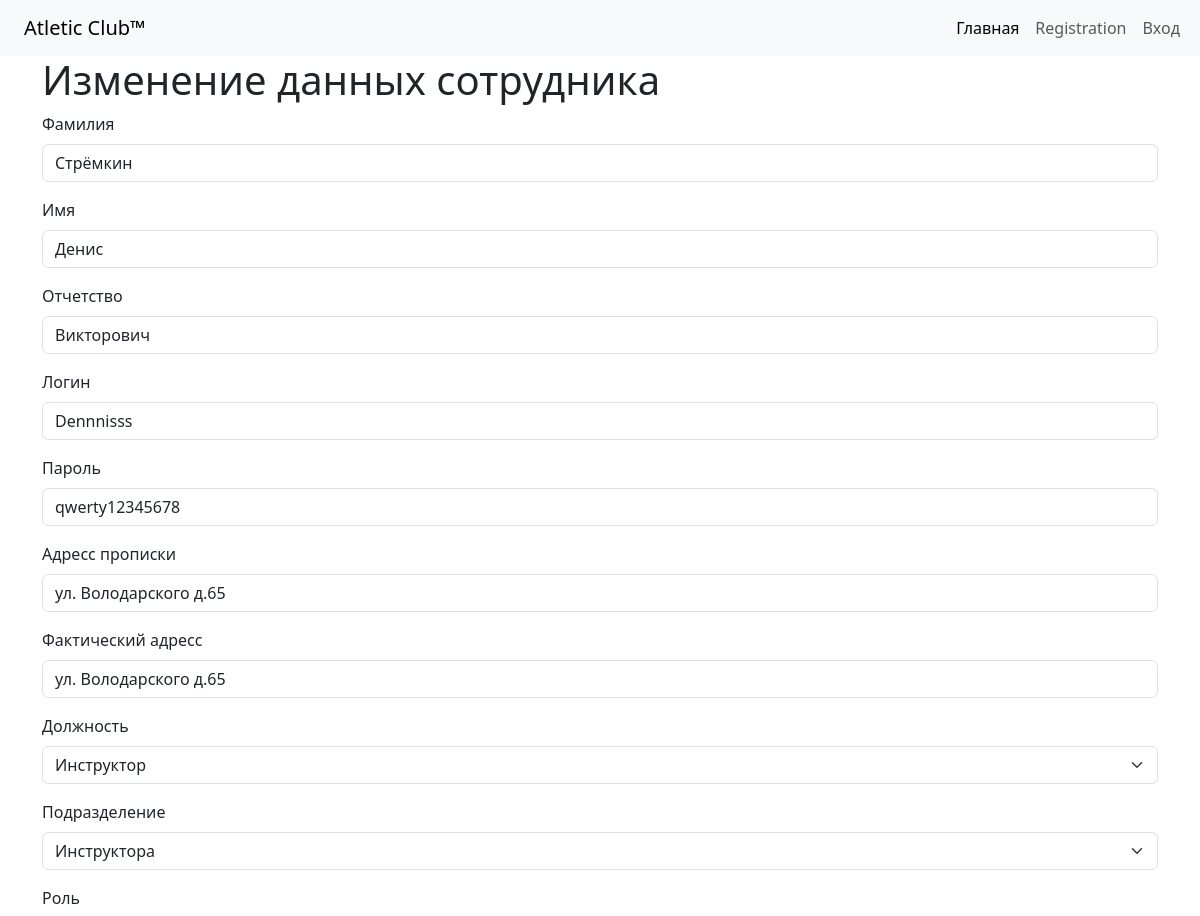
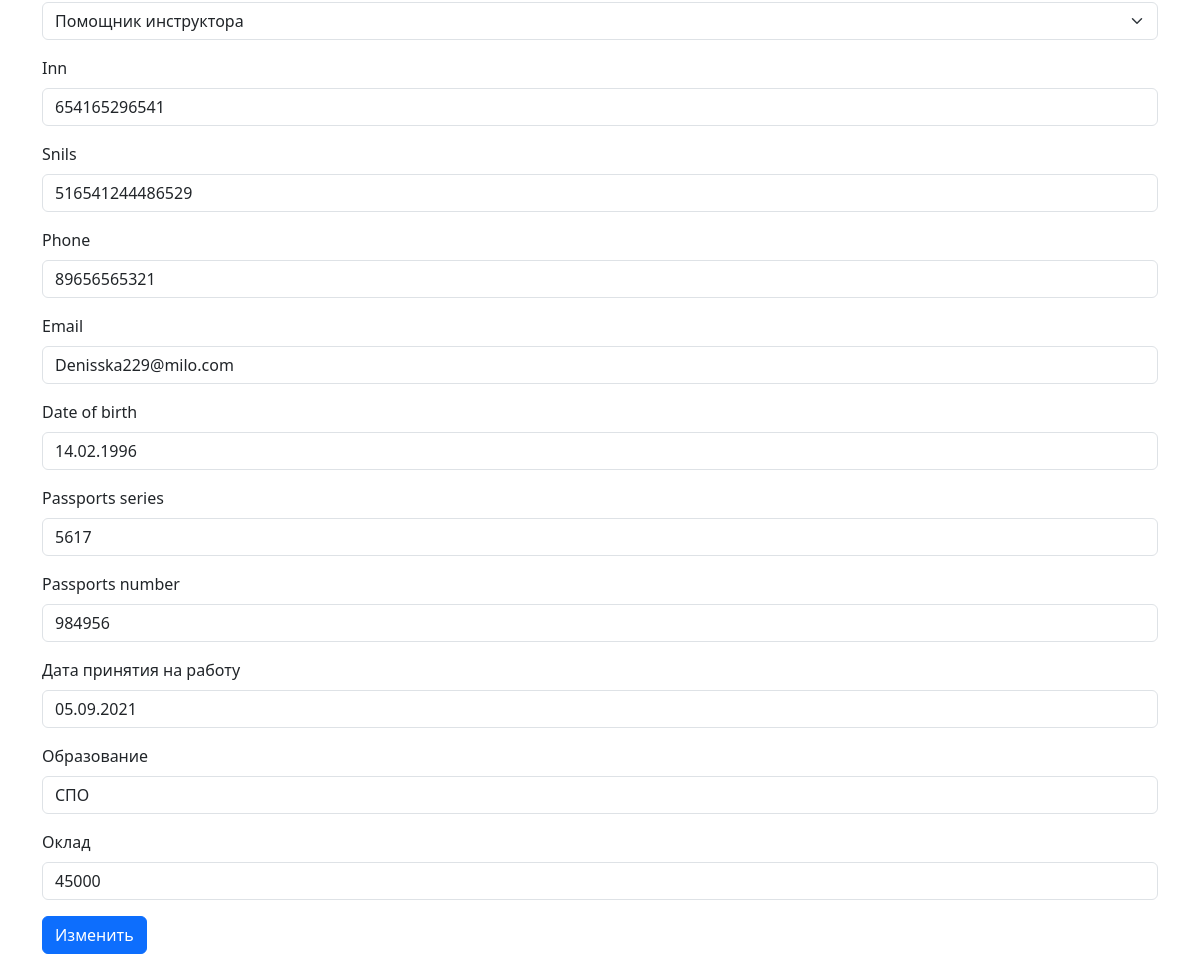
The page /employee2/update on the database its author committed (2 pictures, top to bottom).
### diplom/employees/models.py (models this page shows, shortened)
class Emolyees(models.Model):
    last_name = models.CharField(max_length=250, verbose_name='Фамилия')
    first_name = models.CharField(max_length=250, verbose_name='Имя')
    patronymic = models.CharField(max_length=250, verbose_name='Отчетство')
    login = models.CharField(max_length=250, verbose_name='Логин')
    password = models.CharField(max_length=250, verbose_name='пароль')
    legal_adress = models.CharField(max_length=250, verbose_name='Адресс прописки')
    physical_adress = models.CharField(max_length=250, verbose_name='Фактический адресс')
    position = models.ForeignKey(m.Position,on_delete=models.DO_NOTHING, verbose_name='Должность')
    subdivision =  models.ForeignKey(m.Subdivision,on_delete=models.DO_NOTHING, verbose_name='Подразделение')
    role =  models.ForeignKey(m.Role,on_delete=models.DO_NOTHING, verbose_name='Роль')
    inn = models.IntegerField()
    snils = models.IntegerField()
    phone = models.CharField(max_length=14)
    email = models.EmailField()
    date_of_birth = models.DateField()
    passports_series = models.IntegerField(max_length=4)
    passports_number = models.IntegerField(max_length=6)
    date_of_employment = models.DateField(verbose_name='Дата принятия на работу')
    date_of_dismissal = models.DateField(null=True, verbose_name='Дата увольнения')
    education = models.CharField(max_length=250, verbose_name='Образование')
    salary = models.IntegerField(verbose_name='Оклад')

### diplom/employees/views.py (the view)
# urls.py: path('<int:pk>/update', views.EmployeeUpdateView.as_view(), name='employee_update'),
class EmployeeUpdateView(UpdateView):
    model = models.Emolyees
    form_class = CreateEmployeeForm
    template_name = 'employees/employee_update.html'
    success_url = reverse_lazy('employee_list')

### diplom/employees/forms.py
class CreateEmployeeForm(forms.ModelForm):
    class Meta:
        model = Emolyees
        fields = ['last_name',
                  'first_name',
                  'patronymic',
                  'login',
                  'password',
                  'legal_adress',
                  'physical_adress',
                  'position',
                  'subdivision',
                  'role',
                  'inn',
                  'snils',
                  'phone',
                  'email',
                  'date_of_birth',
                  'passports_series',
                  'passports_number',
                  'date_of_employment',
                  'education',
                  'salary',
                  ]

### diplom/manager/models.py (called while the page is built)
    def __str__(self):
        return self.name

    def __str__(self):
        return self.name

    def __str__(self):
        return self.name

### diplom/templates/employees/employee_update.html (shortened to what this page needs)
{% extends 'base.html' %}
{% load django_bootstrap5 %}
{% block content %}
<form method="post" class="container">
    <h1>Изменение данных сотрудника</h1>
    {% bootstrap_form form %}
    <button class="btn btn-primary" type="submit">Изменить</button>
</form>
{% endblock %}

### rows shown on the page
Emolyees: last_name "Стрёмкин", first_name "Денис", patronymic "Викторович", login "Dennnisss", password "qwerty12345678", legal_adress "ул. Володарского д.65", physical_adress "ул. Володарского д.65", position "Инструктор", subdivision "Инструктора", role "Помощник инструктора", inn "654165296541", snils "516541244486529", phone "89656565321", email "Denisska229@milo.com", date_of_birth "14.02.1996", passports_series "5617", passports_number "984956", date_of_employment "05.09.2021", education "СПО", salary "45000"
